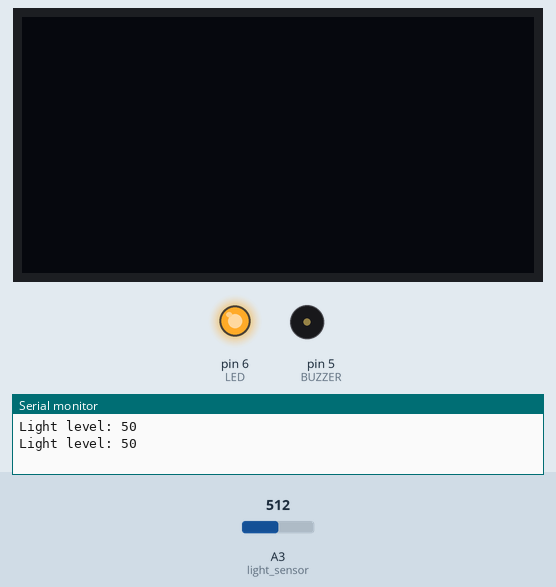
Recording of a sketch running on a simulated Arduino Uno, built with avr-gcc and run on an emulated ATmega328P. Parts: 128×64 one-colour display, output pins drawn as LEDs (lit = HIGH), buzzer (waves = sounding), the last lines printed to the serial monitor. Dashed ring = blinking. Inputs (shaded band) come from the test bench; at power-on: A3 (light_sensor) = 512.

Above: at 1.8 s.
1.9 s: A3 (light_sensor) set to 733
3.4 s: A3 (light_sensor) set to 765
At 5.1 s:
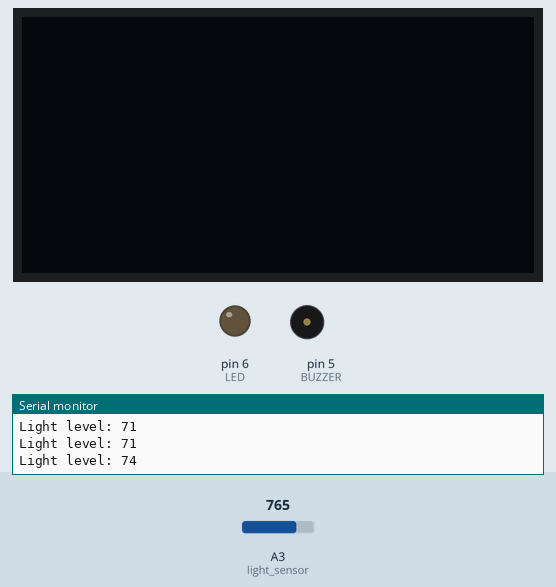
7.6 s: A3 (light_sensor) set to 63
At 8.81 s:
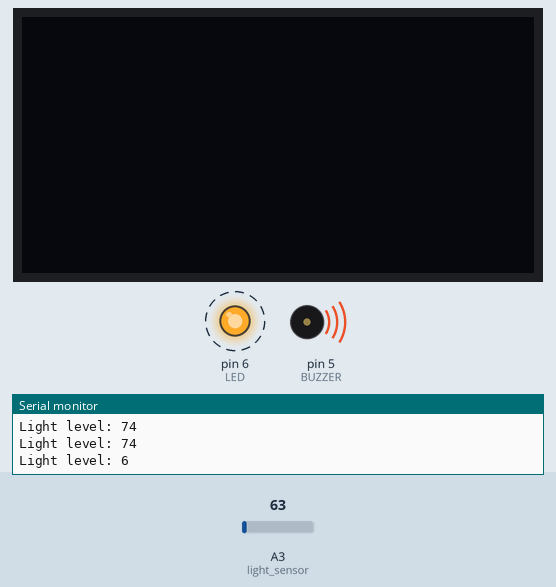
11.8 s: A3 (light_sensor) set to 101
13.3 s: A3 (light_sensor) set to 124
At 14.5 s:
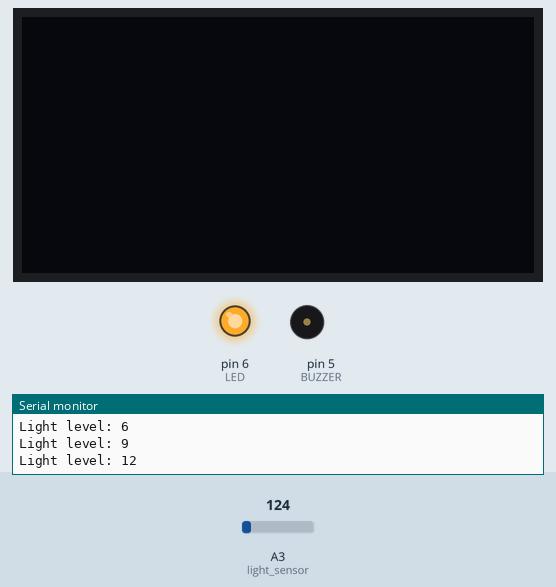
15.2 s: A3 (light_sensor) set to 0
At 16.15 s:
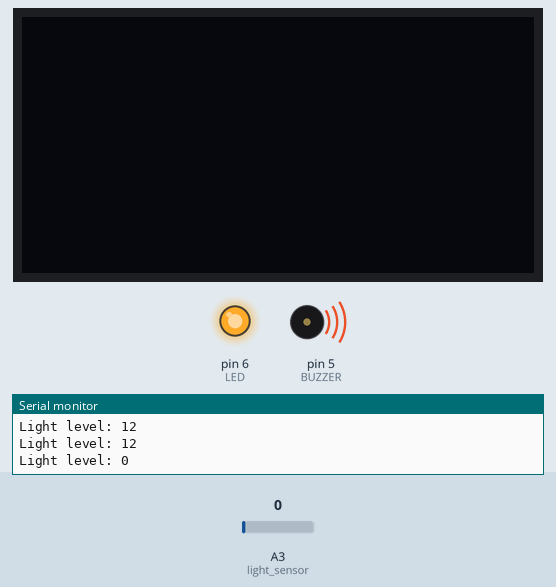
Timing chart, 0 to 20.4 s (numbered marks = the images above; inputs shaded):
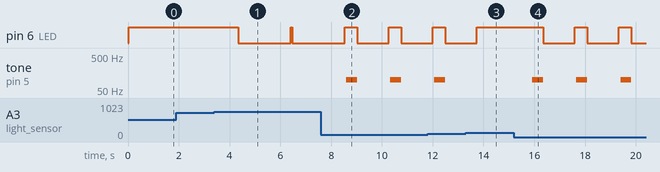

Measured:
- the behaviour switches between 746 and 747 on A3 (light_sensor) (found by bisection; images 0 and 1)
- the behaviour switches between 112 and 113 on A3 (light_sensor) (found by bisection; images 2 and 3)
- after the input at 3.4 s, pin 6 (LED): HIGH → LOW after 0.94 s, → HIGH 2.1 s later, → LOW 0.06 s later
- after the input at 7.6 s, tone on pin 5 (BUZZER): alternates 100 Hz for 0.42 s and silent for 1.3 s, starting after 1.0 s
- after the input at 13.3 s, pin 6 (LED): goes on until 13.7 s, then stays HIGH; tone on pin 5 (BUZZER): stays silent (without the input it goes to 100 Hz after 0.50 s)
- after the input at 15.2 s, pin 6 (LED): alternates HIGH for 0.48 s and LOW for 1.3 s, starting after 1.2 s; tone on pin 5 (BUZZER): alternates 100 Hz for 0.42 s and silent for 1.3 s, starting after 0.73 s

The sketch:

Sistema_de_Control_de_Iluminaci_n.ino
```cpp
#include "Arduino_SensorKit.h"
#define LED 6
int light_sensor = A3;
#define BUZZER 5
int minimo = 10;
int maximo = 73;

void setup() {
  pinMode(LED, OUTPUT);
  pinMode(BUZZER, OUTPUT);
  Serial.begin(9600);
  Oled.begin();
  Oled.setFlipMode(true);

}

void loop() {


  int raw_light = analogRead(light_sensor);
  int light = map(raw_light, 0, 1023, 0, 100);
  Serial.print("Light level: ");
  Serial.println(light);

  digitalWrite(LED, HIGH);
  Oled.clearDisplay();  // Borra la pantalla antes de escribir nuevo contenido
  Oled.setFont(u8x8_font_chroma48medium8_r);
  Oled.setCursor(0, 33);
  Oled.print("Perfecto");
  Oled.refreshDisplay();

  if(light >= maximo){
     digitalWrite(LED, LOW);
     Oled.setFont(u8x8_font_chroma48medium8_r);
     Oled.setCursor(0, 33);
     Oled.print("DEMASIADA LUZ!!!");
     Oled.refreshDisplay();

    delay(1000);

  }if(light <= minimo){
      digitalWrite(LED, HIGH);
      tone(BUZZER, 100);
      Oled.setFont(u8x8_font_chroma48medium8_r);
      Oled.setCursor(0, 33);
      Oled.clearDisplay();
      Oled.print("NECESITO LUZ!!");
      Oled.refreshDisplay();
      delay(250);
      Oled.setFont(u8x8_font_chroma48medium8_r);
      Oled.setCursor(0, 33);
      Oled.clearDisplay();
      Oled.print("NECESITO LUZ!!");
      Oled.refreshDisplay();
      digitalWrite(LED, LOW);
      noTone(BUZZER);
      delay(250);


    }

  delay(1000);

}
```
